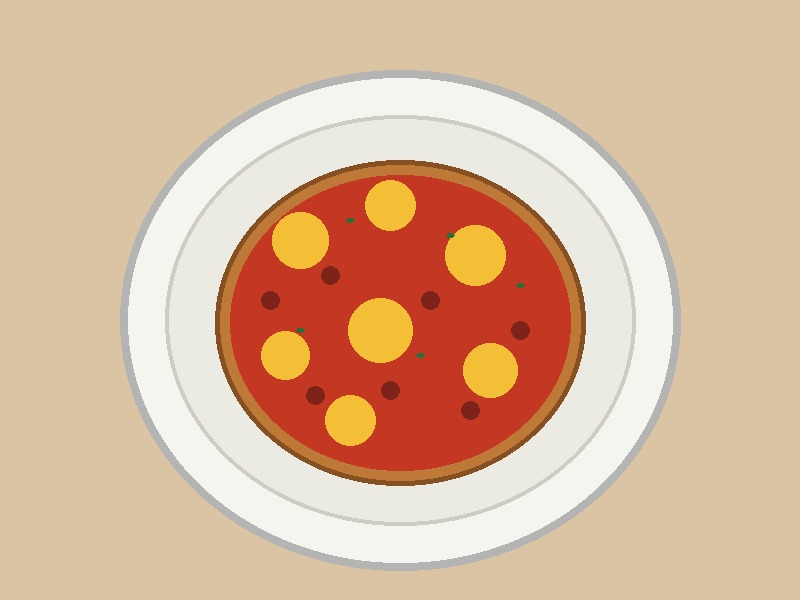
#> input picture Computer Vision Assesment/Session D/food.jpg, 800 x 600 px
$ jupyter execute 'Session D.ipynb'
#> lines starting #> are read from the running program, lines starting #| are printed output that depends on the picture; after the words box and inside, x2 and y2 are one past the last pixel; in counts of white or black regions, pixels touching at a corner belong together
[cell 1]
# 1

import cv2

image = cv2.imread("food.jpg")
#> image is the input picture: shape (600, 800, 3); mean B, G, R 155.8, 184.1, 218.4
resized = cv2.resize(image, (300, 300))
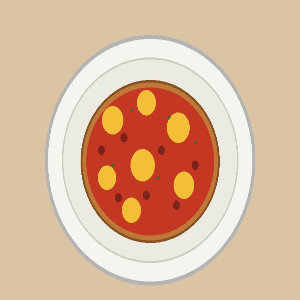
#> resized: shape (300, 300, 3); mean B, G, R 155.8, 184.1, 218.4
gray = cv2.cvtColor(resized, cv2.COLOR_BGR2GRAY)
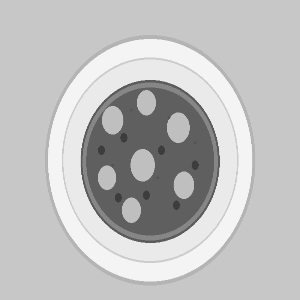
#> gray: shape (300, 300); min 57, max 248, mean 191
blur = cv2.GaussianBlur(gray, (5, 5), 0)
edges = cv2.Canny(blur, 80, 160)
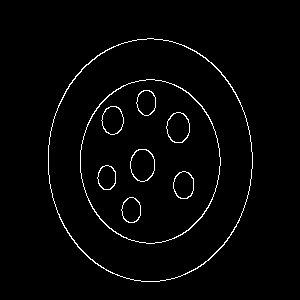
#> edges: shape (300, 300); 2.2% white in thin lines or dots, all inside (x1, y1, x2, y2) = (48, 38, 253, 282)

edge_pixels = cv2.countNonZero(edges)
#> edge_pixels = 1992
print("Edge pixels:", edge_pixels)
#| Edge pixels: 1992

combined = cv2.hconcat([resized, cv2.cvtColor(edges, cv2.COLOR_GRAY2BGR)])
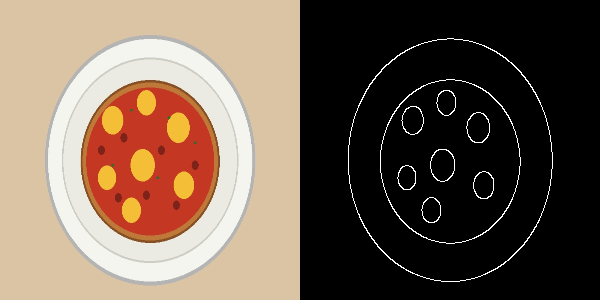
#> combined: shape (300, 600, 3); mean B, G, R 80.7, 94.9, 112
cv2.imshow("AI Edge Detection", combined)

cv2.imwrite("ai_edge_output.jpg", edges)
print("Saved ai_edge_output.jpg")

cv2.waitKey(0)
cv2.destroyAllWindows()

[cell 2]
# 2

import cv2
import sys

IMAGE_PATH = "food.jpg"

image = cv2.imread(IMAGE_PATH)

if image is None:
    print(f"Error: Could not read '{IMAGE_PATH}'. Check the filename/path.")
    sys.exit()

resized = cv2.resize(image, (300, 300))
gray = cv2.cvtColor(resized, cv2.COLOR_BGR2GRAY)
blur = cv2.GaussianBlur(gray, (5, 5), 0)
edges = cv2.Canny(blur, 80, 160)

edge_pixels = cv2.countNonZero(edges)
print("Total edge pixels:", edge_pixels)
#| Total edge pixels: 1992

edge_bgr = cv2.cvtColor(edges, cv2.COLOR_GRAY2BGR)
combined = cv2.hconcat([resized, edge_bgr])

cv2.imshow("Food Image and Edge Map", combined)

saved = cv2.imwrite("ai_edge_output.jpg", edges)
if saved:
    print(f"Saved: ai_edge_output.jpg | Edge pixels: {edge_pixels}")
#| Saved: ai_edge_output.jpg | Edge pixels: 1992
else:
    print("Error: Could not save ai_edge_output.jpg")

cv2.waitKey(0)
cv2.destroyAllWindows()
